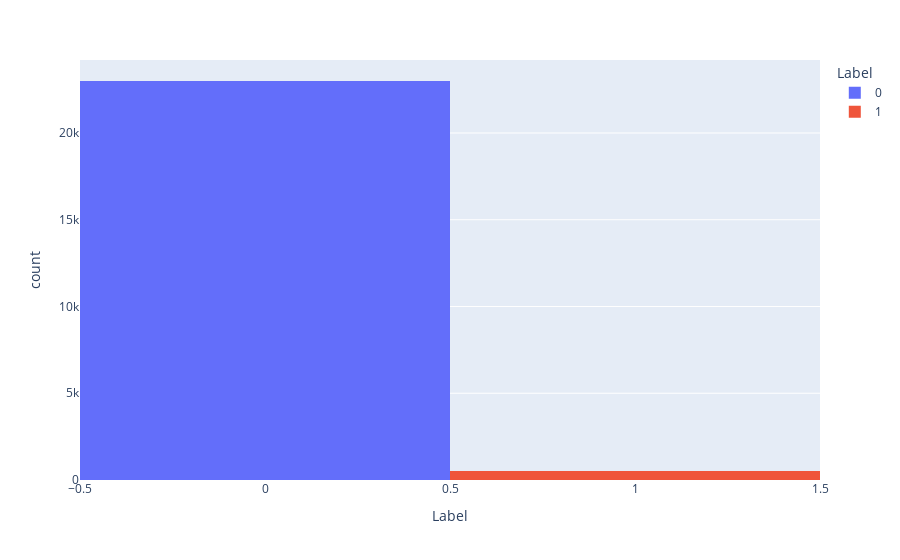

Write notebook code for a chart like this one.
### Code cell
px.histogram(predictions,'Label', color='Label')

### Figure 1 — Plotly figure (JSON) as saved in the notebook; plotly's stock layout.template omitted (floating-point values rounded to 4 significant figures; data arrays with more than 128 entries replaced by an {"elided": "..."} marker saying what was removed)
{"data": [{"alignmentgroup": "True", "bingroup": "x", "hovertemplate": "Label=%{x}<br>count=%{y}<extra></extra>", "legendgroup": "0", "marker": {"color": "#636efa", "pattern": {"shape": ""}}, "name": "0", "offsetgroup": "0", "orientation": "v", "showlegend": true, "type": "histogram", "x": {"elided": "22996 int values"}, "xaxis": "x", "yaxis": "y"}, {"alignmentgroup": "True", "bingroup": "x", "hovertemplate": "Label=%{x}<br>count=%{y}<extra></extra>", "legendgroup": "1", "marker": {"color": "#EF553B", "pattern": {"shape": ""}}, "name": "1", "offsetgroup": "1", "orientation": "v", "showlegend": true, "type": "histogram", "x": {"elided": "494 int values"}, "xaxis": "x", "yaxis": "y"}], "layout": {"barmode": "relative", "legend": {"title": {"text": "Label"}, "tracegroupgap": 0}, "margin": {"t": 60}, "xaxis": {"anchor": "y", "categoryarray": [0, 1], "categoryorder": "array", "domain": [0, 1], "title": {"text": "Label"}}, "yaxis": {"anchor": "x", "domain": [0, 1], "title": {"text": "count"}}}}
